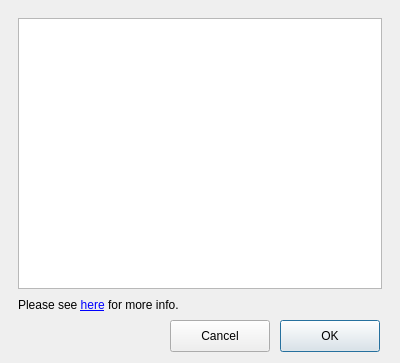
<?xml version="1.0" encoding="UTF-8"?>
<ui version="4.0">
 <class>MisskeySettingWindow</class>
 <widget class="QDialog" name="MisskeySettingWindow">
  <property name="geometry">
   <rect>
    <x>0</x>
    <y>0</y>
    <width>400</width>
    <height>363</height>
   </rect>
  </property>
  <property name="sizePolicy">
   <sizepolicy hsizetype="Preferred" vsizetype="Preferred">
    <horstretch>0</horstretch>
    <verstretch>0</verstretch>
   </sizepolicy>
  </property>
  <property name="windowTitle">
   <string>Misskey Settings...</string>
  </property>
  <widget class="QLabel" name="label">
   <property name="geometry">
    <rect>
     <x>18</x>
     <y>297</y>
     <width>371</width>
     <height>16</height>
    </rect>
   </property>
   <property name="text">
    <string>Please see &lt;a href=&quot;https://misskey-hub.net/ja/docs/for-developers/api/streaming/channel/&quot;&gt;here&lt;/a&gt; for more info.</string>
   </property>
   <property name="alignment">
    <set>Qt::AlignmentFlag::AlignLeading|Qt::AlignmentFlag::AlignLeft|Qt::AlignmentFlag::AlignVCenter</set>
   </property>
   <property name="openExternalLinks">
    <bool>true</bool>
   </property>
  </widget>
  <widget class="QListWidget" name="listWidget">
   <property name="geometry">
    <rect>
     <x>18</x>
     <y>18</y>
     <width>364</width>
     <height>271</height>
    </rect>
   </property>
  </widget>
  <widget class="QPushButton" name="okButton">
   <property name="geometry">
    <rect>
     <x>280</x>
     <y>320</y>
     <width>100</width>
     <height>32</height>
    </rect>
   </property>
   <property name="text">
    <string>OK</string>
   </property>
   <property name="default">
    <bool>true</bool>
   </property>
  </widget>
  <widget class="QPushButton" name="cancelButton">
   <property name="geometry">
    <rect>
     <x>170</x>
     <y>320</y>
     <width>100</width>
     <height>32</height>
    </rect>
   </property>
   <property name="text">
    <string>Cancel</string>
   </property>
  </widget>
 </widget>
 <resources/>
 <connections/>
</ui>
